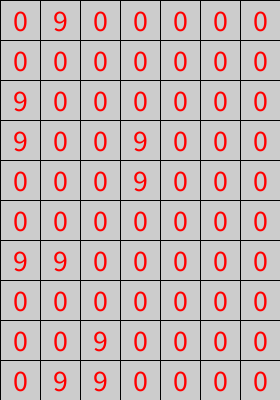
Frame 1 (no input)
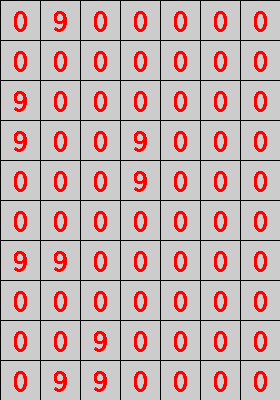
Frame 60 (the mouse pressed at the canvas centre just before this capture)
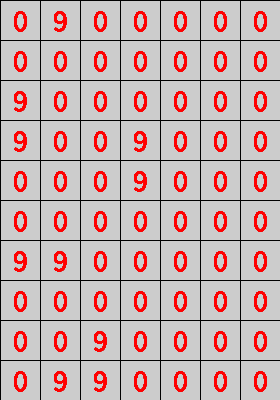
Frame 120 (the mouse held since frame 60 and released just before this capture)

The Processing sketch that drew these frames (run headless with seeded random() and noise(); from frame 60 on, the mouse is pressed at the canvas centre):

// Processing sketch: week14_12_minesweep_part1_show_numbers_9_mines
// ── week14_12_minesweep_part1_show_numbers_9_mines.pde
// week14_12_minesweep_part1_show_numbers_9_mines
// 畫出格子了, 但是第一下希望是空格, 把其他的數字都顯示
void setup(){
  size(280,400);
  for(int k=0; k<10; k++){ // 要放10個地雷
    int i = int(random(10)), j = int(random(7));
    map[i][j] = 9;
  }
  textSize(30);
  textAlign(CENTER,CENTER);
}
int [][] map = new int[10][7]; 
void draw(){
  for(int i=0; i<10; i++){
    for(int j=0; j<7; j++){
      noFill(); rect(j*40,i*40, 40, 40);
      fill(#FF0000); text(map[i][j], j*40+20, i*40+20);
    }
  }
}
